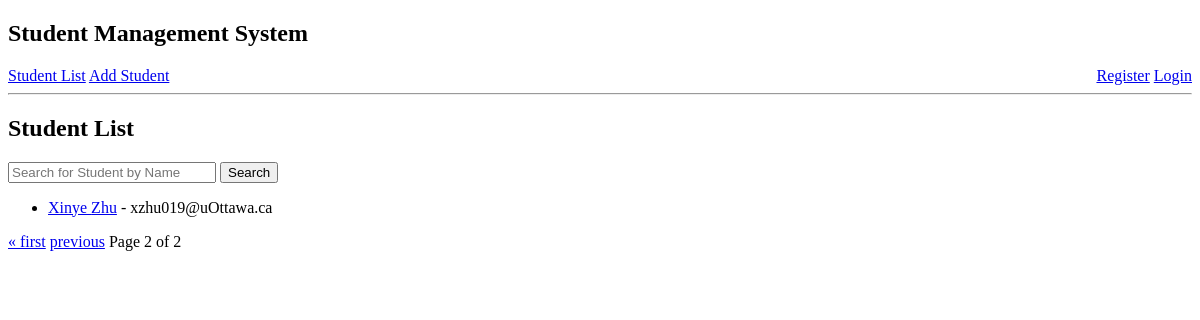
The app's page /?page=2, older data.
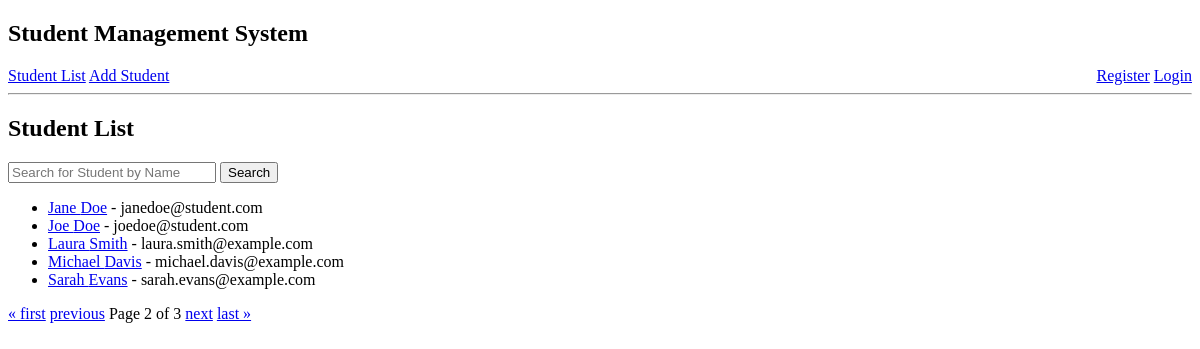
The same page, newer data.
### student/models.py (models this page shows)
class Student(models.Model):
    first_name = models.CharField(max_length=100)
    last_name = models.CharField(max_length=100)
    email = models.EmailField(max_length=100)
    date_of_birth = models.DateField()
    enrollment_date = models.DateField()
    grade = models.IntegerField()

### student/views.py (the view)
# urls.py: path("", views.student_list, name="student_list"),
def student_list(request):
    form = SearchStudentForm()
    students = Student.objects.all().order_by('first_name')
    paginator = Paginator(students, 5)  # Show 5 students per page.
    page_number = request.GET.get("page")
    page_obj = paginator.get_page(page_number)
    return render(request, 'student/student_list.html', {'students': students, 'form': form, "page_obj": page_obj})

### student/forms.py
class SearchStudentForm(forms.Form):
    query = forms.CharField(
        label='Search Query',
        max_length=100,
        widget=forms.TextInput(
            attrs={"class": "form-control", "placeholder": "Search for Student by Name", "style": "width: 200px;"}
        ),
        validators=[validate_spaces],
    )

### student/templates/student/student_list.html (shortened to what this page needs)
{% extends "base.html" %}
{% block page_title %}
<h2>Student List</h2>
{% endblock page_title %}
{% block page_content %}
<form action="{% url 'student_search' %}" method="post">
    {{ form.query }}
    <button class="btn btn-outline-success" type="submit">Search</button>
</form>
<ul>
    {% for student in page_obj %}
    <li>
        <a href="{% url 'student_detail' student.pk %}">{{ student.first_name }} {{ student.last_name }}</a> -
        {{ student.email }}
    </li>
    {% endfor %}
</ul>
<span class="step-links">
    {% if page_obj.has_previous %}
    <a href="?page=1">&laquo; first</a>
    <a href="?page={{ page_obj.previous_page_number }}">previous</a>
    {% endif %}
    <span class="current">
        Page {{ page_obj.number }} of {{ page_obj.paginator.num_pages }}
    </span>
    {% if page_obj.has_next %}
    <a href="?page={{ page_obj.next_page_number }}">next</a>
    <a href="?page={{ page_obj.paginator.num_pages }}">last &raquo;</a>
    {% endif %}
</span>
{% endblock page_content %}

### templates/base.html (shortened to what this page needs)
<!DOCTYPE html>
<html lang="en">
<head>
</head>
<body>
    <header>
        <h2>Student Management System</h2>
        <nav>
            <div class="nav-links">
                <a href="{% url 'student_list' %}">Student List</a>
                <a href="{% url 'student_add' %}">Add Student</a>
            </div>
            <div class="auth-links">
                {% if user.is_authenticated %}
                <span>User: {{ user.username }}</span>
                <form id="logout-form" method="post" action="{% url 'logout' %}" style="display: inline;">
                    {% csrf_token %}
                    <a href="#" onclick="document.getElementById('logout-form').submit()">Logout</a>
                </form>
                {% else %}
                <a href="{% url 'register' %}">Register</a>
                <a href="{% url 'login' %}">Login</a>
                {% endif %}
            </div>
        </nav>
    </header>
    <hr>
    {% block page_title %}{% endblock %}
    {% block page_content %}{% endblock %}
</body>
</html>

### templates/base.html (style rules this page uses)
nav { display: flex; justify-content: space-between; }
.auth-links { margin-left: auto; }

Row changes from the older to the newer data that the page shows:
no longer on this page (row unchanged): Student: first_name "Xinye", last_name "Zhu", email "xzhu019@uOttawa.ca"
now on this page (row unchanged): Student: first_name "Jane", last_name "Doe", email "janedoe@student.com"
now on this page (row unchanged): Student: first_name "Joe", last_name "Doe", email "joedoe@student.com"
added Student: first_name "Laura", last_name "Smith", email "laura.smith@example.com"
added Student: first_name "Michael", last_name "Davis", email "michael.davis@example.com"
added Student: first_name "Sarah", last_name "Evans", email "sarah.evans@example.com"
Text that changed along with them:
{{ page_obj.paginator.num_pages }}: "2" → "3"
text now shown: "next last »"
